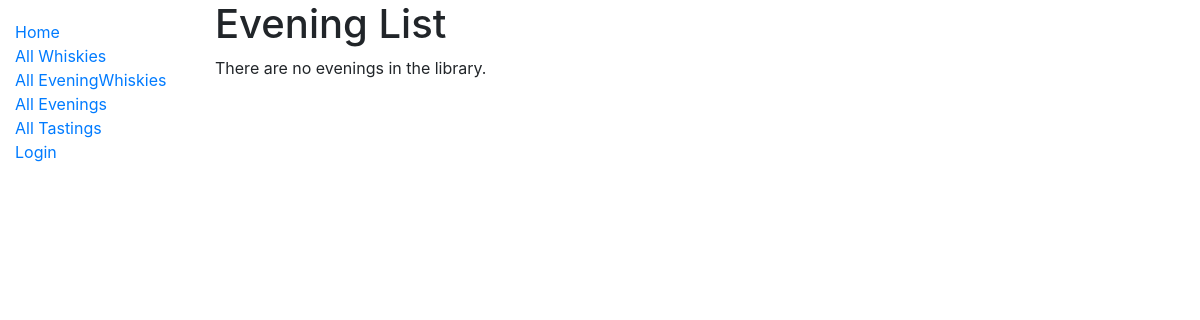
Page /catalog/evenings/ on the earlier database version.
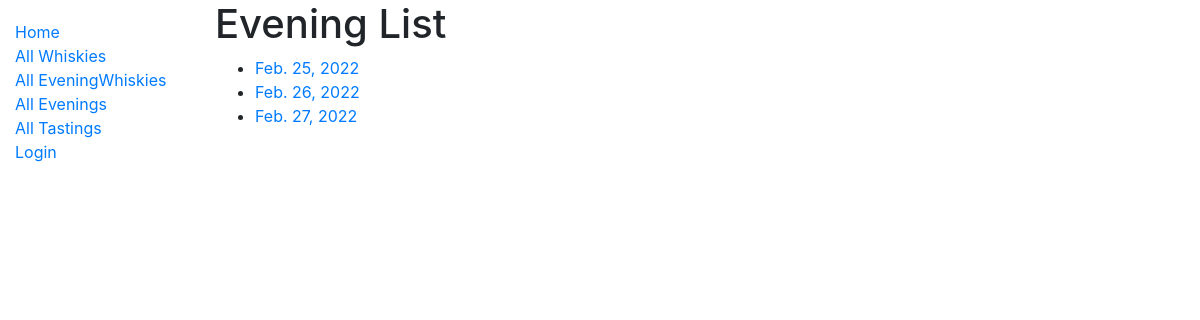
Same page on the later database version.
### catalog/models.py (models this page shows, shortened)
class Evening(models.Model):
    date = models.DateField(primary_key=True)
    whiskies = models.ManyToManyField(Whisky, through='EveningWhisky')
    def get_absolute_url(self):
        return reverse('evening-detail', args=[str(self.pk)])

### catalog/views.py (the view)
# urls.py: path('evenings/', views.EveningListView.as_view(), name='evenings'),
class EveningListView(generic.ListView):
    model = Evening

### catalog/templates/catalog/evening_list.html
{% extends "base_generic.html" %}
{% block content %}
  <h1>Evening  List</h1>
  {% if object_list %}
  <ul>
    {% for evening in object_list %}
      <li>
        <a href="{{ evening.get_absolute_url }}">{{ evening.date }} {{eveningwhisky.whiskies}}</a>
      </li>
    {% endfor %}
  </ul>
  {% else %}
    <p>There are no evenings in the library.</p>
  {% endif %}
{% endblock %}

Differences in the rows shown:
added Evening: date "Feb. 25, 2022"
added Evening: date "Feb. 26, 2022"
added Evening: date "Feb. 27, 2022"
Other differences:
text no longer shown: "There are no evenings in the library."
